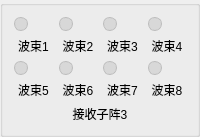
           <widget class="QGroupBox" name="grpArrayRx3">
            <property name="title">
             <string/>
            </property>
            <layout class="QVBoxLayout" name="layoutArrayRx3">
             <item>
              <layout class="QGridLayout" name="layoutArrayBeamsRx3">
               <item row="0" column="0">
                <layout class="QVBoxLayout" name="layoutRx3Beam1">
                 <item>
                  <widget class="QLabel" name="indicatorRx3Beam1">
                   <property name="minimumSize">
                    <size>
                     <width>14</width>
                     <height>14</height>
                    </size>
                   </property>
                   <property name="maximumSize">
                    <size>
                     <width>14</width>
                     <height>14</height>
                    </size>
                   </property>
                   <property name="styleSheet">
                    <string notr="true">background:#d8d8d8;border:1px solid #bdbdbd;border-radius:7px;</string>
                   </property>
                   <property name="text">
                    <string/>
                   </property>
                   <property name="alignment">
                    <set>Qt::AlignCenter</set>
                   </property>
                  </widget>
                 </item>
                 <item>
                  <widget class="QLabel" name="lblRx3Beam1">
                   <property name="text">
                    <string>波束1</string>
                   </property>
                   <property name="alignment">
                    <set>Qt::AlignCenter</set>
                   </property>
                  </widget>
                 </item>
                </layout>
               </item>
               <item row="0" column="1">
                <layout class="QVBoxLayout" name="layoutRx3Beam2">
                 <item>
                  <widget class="QLabel" name="indicatorRx3Beam2">
                   <property name="minimumSize">
                    <size>
                     <width>14</width>
                     <height>14</height>
                    </size>
                   </property>
                   <property name="maximumSize">
                    <size>
                     <width>14</width>
                     <height>14</height>
                    </size>
                   </property>
                   <property name="styleSheet">
                    <string notr="true">background:#d8d8d8;border:1px solid #bdbdbd;border-radius:7px;</string>
                   </property>
                   <property name="text">
                    <string/>
                   </property>
                   <property name="alignment">
                    <set>Qt::AlignCenter</set>
                   </property>
                  </widget>
                 </item>
                 <item>
                  <widget class="QLabel" name="lblRx3Beam2">
                   <property name="text">
                    <string>波束2</string>
                   </property>
                   <property name="alignment">
                    <set>Qt::AlignCenter</set>
                   </property>
                  </widget>
                 </item>
                </layout>
               </item>
               <item row="0" column="2">
                <layout class="QVBoxLayout" name="layoutRx3Beam3">
                 <item>
                  <widget class="QLabel" name="indicatorRx3Beam3">
                   <property name="minimumSize">
                    <size>
                     <width>14</width>
                     <height>14</height>
                    </size>
                   </property>
                   <property name="maximumSize">
                    <size>
                     <width>14</width>
                     <height>14</height>
                    </size>
                   </property>
                   <property name="styleSheet">
                    <string notr="true">background:#d8d8d8;border:1px solid #bdbdbd;border-radius:7px;</string>
                   </property>
                   <property name="text">
                    <string/>
                   </property>
                   <property name="alignment">
                    <set>Qt::AlignCenter</set>
                   </property>
                  </widget>
                 </item>
                 <item>
                  <widget class="QLabel" name="lblRx3Beam3">
                   <property name="text">
                    <string>波束3</string>
                   </property>
                   <property name="alignment">
                    <set>Qt::AlignCenter</set>
                   </property>
                  </widget>
                 </item>
                </layout>
               </item>
               <item row="0" column="3">
                <layout class="QVBoxLayout" name="layoutRx3Beam4">
                 <item>
                  <widget class="QLabel" name="indicatorRx3Beam4">
                   <property name="minimumSize">
                    <size>
                     <width>14</width>
                     <height>14</height>
                    </size>
                   </property>
                   <property name="maximumSize">
                    <size>
                     <width>14</width>
                     <height>14</height>
                    </size>
                   </property>
                   <property name="styleSheet">
                    <string notr="true">background:#d8d8d8;border:1px solid #bdbdbd;border-radius:7px;</string>
                   </property>
                   <property name="text">
                    <string/>
                   </property>
                   <property name="alignment">
                    <set>Qt::AlignCenter</set>
                   </property>
                  </widget>
                 </item>
                 <item>
                  <widget class="QLabel" name="lblRx3Beam4">
                   <property name="text">
                    <string>波束4</string>
                   </property>
                   <property name="alignment">
                    <set>Qt::AlignCenter</set>
                   </property>
                  </widget>
                 </item>
                </layout>
               </item>
               <item row="1" column="0">
                <layout class="QVBoxLayout" name="layoutRx3Beam5">
                 <item>
                  <widget class="QLabel" name="indicatorRx3Beam5">
                   <property name="minimumSize">
                    <size>
                     <width>14</width>
                     <height>14</height>
                    </size>
                   </property>
                   <property name="maximumSize">
                    <size>
                     <width>14</width>
                     <height>14</height>
                    </size>
                   </property>
                   <property name="styleSheet">
                    <string notr="true">background:#d8d8d8;border:1px solid #bdbdbd;border-radius:7px;</string>
                   </property>
                   <property name="text">
                    <string/>
                   </property>
                   <property name="alignment">
                    <set>Qt::AlignCenter</set>
                   </property>
                  </widget>
                 </item>
                 <item>
                  <widget class="QLabel" name="lblRx3Beam5">
                   <property name="text">
                    <string>波束5</string>
                   </property>
                   <property name="alignment">
                    <set>Qt::AlignCenter</set>
                   </property>
                  </widget>
                 </item>
                </layout>
               </item>
               <item row="1" column="1">
                <layout class="QVBoxLayout" name="layoutRx3Beam6">
                 <item>
                  <widget class="QLabel" name="indicatorRx3Beam6">
                   <property name="minimumSize">
                    <size>
                     <width>14</width>
                     <height>14</height>
                    </size>
                   </property>
                   <property name="maximumSize">
                    <size>
                     <width>14</width>
                     <height>14</height>
                    </size>
                   </property>
                   <property name="styleSheet">
                    <string notr="true">background:#d8d8d8;border:1px solid #bdbdbd;border-radius:7px;</string>
                   </property>
                   <property name="text">
                    <string/>
                   </property>
                   <property name="alignment">
                    <set>Qt::AlignCenter</set>
                   </property>
                  </widget>
                 </item>
                 <item>
                  <widget class="QLabel" name="lblRx3Beam6">
                   <property name="text">
                    <string>波束6</string>
                   </property>
                   <property name="alignment">
                    <set>Qt::AlignCenter</set>
                   </property>
                  </widget>
                 </item>
                </layout>
               </item>
               <item row="1" column="2">
                <layout class="QVBoxLayout" name="layoutRx3Beam7">
                 <item>
                  <widget class="QLabel" name="indicatorRx3Beam7">
                   <property name="minimumSize">
                    <size>
                     <width>14</width>
                     <height>14</height>
                    </size>
                   </property>
                   <property name="maximumSize">
                    <size>
                     <width>14</width>
                     <height>14</height>
                    </size>
                   </property>
                   <property name="styleSheet">
                    <string notr="true">background:#d8d8d8;border:1px solid #bdbdbd;border-radius:7px;</string>
                   </property>
                   <property name="text">
                    <string/>
                   </property>
                   <property name="alignment">
                    <set>Qt::AlignCenter</set>
                   </property>
                  </widget>
                 </item>
                 <item>
                  <widget class="QLabel" name="lblRx3Beam7">
                   <property name="text">
                    <string>波束7</string>
                   </property>
                   <property name="alignment">
                    <set>Qt::AlignCenter</set>
                   </property>
                  </widget>
                 </item>
                </layout>
               </item>
               <item row="1" column="3">
                <layout class="QVBoxLayout" name="layoutRx3Beam8">
                 <item>
                  <widget class="QLabel" name="indicatorRx3Beam8">
                   <property name="minimumSize">
                    <size>
                     <width>14</width>
                     <height>14</height>
                    </size>
                   </property>
                   <property name="maximumSize">
                    <size>
                     <width>14</width>
                     <height>14</height>
                    </size>
                   </property>
                   <property name="styleSheet">
                    <string notr="true">background:#d8d8d8;border:1px solid #bdbdbd;border-radius:7px;</string>
                   </property>
                   <property name="text">
                    <string/>
                   </property>
                   <property name="alignment">
                    <set>Qt::AlignCenter</set>
                   </property>
                  </widget>
                 </item>
                 <item>
                  <widget class="QLabel" name="lblRx3Beam8">
                   <property name="text">
                    <string>波束8</string>
                   </property>
                   <property name="alignment">
                    <set>Qt::AlignCenter</set>
                   </property>
                  </widget>
                 </item>
                </layout>
               </item>
              </layout>
             </item>
             <item>
              <widget class="QLabel" name="lblArrayNameRx3">
               <property name="text">
                <string>接收子阵3</string>
               </property>
               <property name="alignment">
                <set>Qt::AlignCenter</set>
               </property>
              </widget>
             </item>
            </layout>
           </widget>
